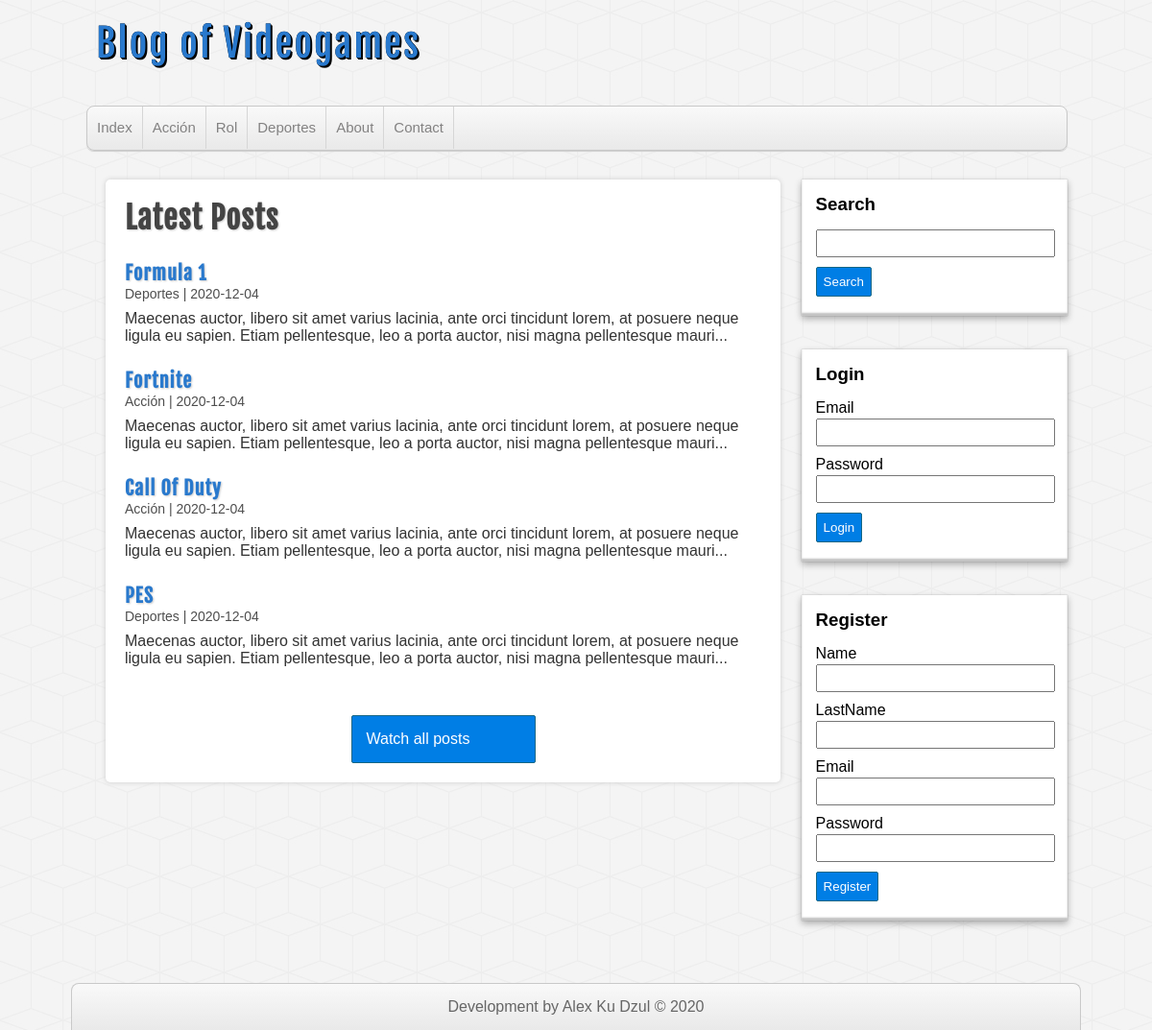
The page / on the database its author committed.
### tables this page shows
CREATE TABLE categories(
    id INT(255) AUTO_INCREMENT NOT NULL,
    name VARCHAR(100),

    CONSTRAINT pk_categories PRIMARY KEY (id)
);

CREATE TABLE posts(
    id INT(255) AUTO_INCREMENT NOT NULL,
    user_id INT(255) NOT NULL,
    category_id INT(255) NOT NULL,
    title VARCHAR(255) NOT NULL,
    description MEDIUMTEXT,
    date DATE NOT NULL,

    CONSTRAINT pk_posts PRIMARY KEY(id),
    CONSTRAINT fk_post_user FOREIGN KEY (user_id) REFERENCES users(id),
    CONSTRAINT fk_post_category FOREIGN KEY(category_id) REFERENCES categories(id) ON DELETE CASCADE 
);

### includes/helpers.php (called while the page is built, shortened)
<?php
function getCategories($conexion){
    $sql = "SELECT * FROM categories ORDER BY id ASC;";
    $categories = mysqli_query($conexion, $sql);
    $result = array();
    if($categories && mysqli_num_rows($categories) >= 1){
        $result = $categories;
    }
    return $result;
}
function getPosts($conexion, $limit = null, $category = null){
    $sql =  "SELECT p.* , c.name AS 'category' FROM posts p
                INNER JOIN categories c ON p.category_id = c.id
                    ";
    $sql .= "ORDER BY p.id DESC ";
    if($limit){
        $sql .= "LIMIT 4";
    }
    $posts = mysqli_query($conexion, $sql);
    $result = array();
    if($posts && mysqli_num_rows($posts) >= 1){
        $result = $posts;
    }
    return $result;
}
?>

### index.php (the view)
    <?php require_once 'includes/header.php' ?>
    <?php require_once 'includes/sidebar.php' ?>
    <div id="main">
        <h1>Latest Posts</h1>
        <?php $posts = getPosts($conexion, true) ?>
        <?php if(!empty($posts)): ?>
            <?php while($post = mysqli_fetch_assoc($posts)): ?>
                <article class="post">
                    <a href="post-detail.php?id=<?=$post['id']?>">
                        <h2><?=$post['title'] ?></h2>
                        <span class="date"><?=$post['category']. ' | '. $post['date']  ?></span>
                        <p><?=substr($post['description'], 0, 180)."..." ?></p>
                    </a>
                </article>
            <?php endwhile; ?>
        <?php endif; ?>
        <div id="ver-todas">
            <a href="posts.php">Watch all posts</a>
        </div>
    </div>
    <?php require_once 'includes/footer.php' ?>
</body>
</html>

### includes/header.php (shortened to what this page needs)
<?php require_once 'conexion.php' ?>
<?php require_once 'includes/helpers.php'; ?>
<!DOCTYPE html>
<html lang="en">
<head>
    <link rel="stylesheet" href="assets/css/style.css">
</head>
<body>
    <header id="header">
        <div id="logo">
            <a href="index.php">
                Blog of Videogames
            </a>
        </div>
        <nav id="nav">
            <ul>
                <li><a href="index.php">Index</a></li>
                <?php $categories = getCategories($conexion); ?>
                    <?php if(!empty($categories)): ?>
                        <?php while($category = mysqli_fetch_assoc($categories)): ?>
                            <li><a href="category.php?id=<?=$category['id'] ?>"><?=$category['name'] ?> </a></li>
                        <?php endwhile; ?>
                    <?php endif; ?>
                <li><a href="index.php">About</a></li>
                <li><a href="index.php">Contact</a></li>
            </ul>
        </nav>
    </header>
    <div id="container">

### includes/sidebar.php (shortened to what this page needs)
 <aside id="sidebar">
    <div id="searching" class="block-aside">
        <h3>Search</h3>
        <form action="search.php" method="POST">
            <input type="text" name="search">
            <input type="submit" value="Search">
        </form>
    </div>
    <?php if(!isset($_SESSION['user'])): ?>
    <div id="login" class="block-aside">
        <h3>Login</h3>
        <form action="login.php" method="POST">
            <label for="email">Email</label>
            <input type="email" name="email">
            <label for="password">Password</label>
            <input type="password" name="password">
            <input type="submit" value="Login">
        </form>
    </div>
    <div id="register" class="block-aside">
        <h3>Register</h3>
        <form action="register.php" method="POST">
            <label for="name">Name</label>
            <input type="text" name="name">
            <label for="lastname">LastName</label>
            <input type="text" name="lastname">
            <label for="email">Email</label>
            <input type="email" name="email">
            <label for="password">Password</label>
            <input type="password" name="password">
            <input type="submit" name="submit" value="Register">
        </form>
    </div>
    <?php endif; ?>
</aside>

### includes/footer.php (shortened to what this page needs)
    </div>
<footer id="footer">
        <p>Development by Alex Ku Dzul &copy; 2020</p>
</footer>

### assets/css/style.css (style rules this page uses)
* { margin: 0px; padding: 0px; font-family: sans-serif, Helvetica, Arial; text-decoration: none; }
body { background: url(../img/cubes.png) #F4F4F4; }
.date { color: #4e4e4e; margin-top:5px; font-size: 14px; }
#header { width: 85%; height: auto; background: transparent; margin: 0px auto; }
#logo { float:left; width: 540px; height: 110px; }
#logo a { font-family: "fajala", Helvetica; font-size: 40px; letter-spacing: 2px; color: #2979CD; text-shadow: 0px 0px 0px black, 1px 1px 0px black, 2px 2px 0px black; transition: all 500ms; line-height: 90px; margin-left: 10px; }
#nav { clear: both; width: 100%; height: 45px; background: linear-gradient(to bottom, #f9f9f9 0px, #e9e9e9 100%); border: 1px solid #C9C9C9; border-radius: 8px; box-shadow: 0px 1px 1px #ccc; overflow: hidden; }
#nav ul { list-style: none; }
#nav ul li { float: left; line-height: 44px; border-right: 1px solid #D6D6D6; }
#nav ul li a { display: block; padding-left: 10px; padding-right: 10px; font-size: 15px; color: #838282; }
#container { width: 85%; height: auto; margin: 0px auto; margin-top: 30px; margin-bottom: 30px; }
#sidebar { float:right; width: 27%; height: auto; }
.block-aside { display:block; width: 90%; margin: 0px auto; margin-bottom: 35px; background: white; padding: 15px; box-shadow: 0px 0px 1px rgba(0,0,0,0.3), 0px 3px 7px rgba(0,0,0,0.3), 0px 0px 1px #FFFFFF inset, 0px -3px 2px rgba(0,0,0,0.25) inset; }
.block-aside h3 { margin-bottom: 15px; }
label, input[type="text"], input[type="email"], input[type="password"] { display: block; width: 95%; margin-top:2px; margin-bottom: 2px; }
input[type="text"], input[type="email"], input[type="password"] { padding: 5px; margin-bottom: 10px; }
input[type="button"], input[type="submit"], .boton { margin-top: 5px; margin-bottom: 5px; display: block; border-radius: 2px; color:white; background: #007ee5; border: 1px solid #156785; cursor:pointer; padding: 7px; }
#main { float: left; width: 65%; min-height: 572px; background:white; border-radius: 5px; box-shadow: 0px 0px 5px #ccc; margin-left: 20px; padding: 20px; overflow: hidden; }
#main a { color: #333; }
#main h1 { font-size: 32px; color: #444; letter-spacing: 1px; text-shadow: 1px 1px 2px #ccc; font-family: "fajala"; }
#main h2 { font-size: 20px; color: #2979CD; text-shadow: 1px 1px 2px #ccc; letter-spacing: 1px; font-family: "fajala"; margin-top: 25px; }
#main p { margin-top: 8px; }
#ver-todas a { display: block; border-radius: 2px; padding: 15px; color:white; background: #007ee5; border: 1px solid #156785; cursor:pointer; width: 160px; margin: 0px auto; margin-top:50px; }
#footer { clear:both; width: 85%; margin: 0px auto; background: linear-gradient(to bottom, #f9f9f9 0px, #e9e9e9 100%); border: 1px solid #c9c9c9; border-bottom: none; border-radius: 8px 8px 0px 0px; color: #666; height: auto; padding: 15px; text-align: center; }

### rows shown on the page
categories: name "Acción"
categories: name "Rol"
categories: name "Deportes"
posts: title "Formula 1", category.name "Deportes", date "2020-12-04", description "Maecenas auctor, libero sit amet varius lacinia, ante orci tincidunt lorem, at posuere neque ligula eu sapien. Etiam pellentesque, leo a porta auctor, nisi magna pellentesque mauri"
posts: title "Fortnite", category.name "Acción", date "2020-12-04", description "Maecenas auctor, libero sit amet varius lacinia, ante orci tincidunt lorem, at posuere neque ligula eu sapien. Etiam pellentesque, leo a porta auctor, nisi magna pellentesque mauri"
posts: title "Call Of Duty", category.name "Acción", date "2020-12-04", description "Maecenas auctor, libero sit amet varius lacinia, ante orci tincidunt lorem, at posuere neque ligula eu sapien. Etiam pellentesque, leo a porta auctor, nisi magna pellentesque mauri"
posts: title "PES", category.name "Deportes", date "2020-12-04", description "Maecenas auctor, libero sit amet varius lacinia, ante orci tincidunt lorem, at posuere neque ligula eu sapien. Etiam pellentesque, leo a porta auctor, nisi magna pellentesque mauri"
